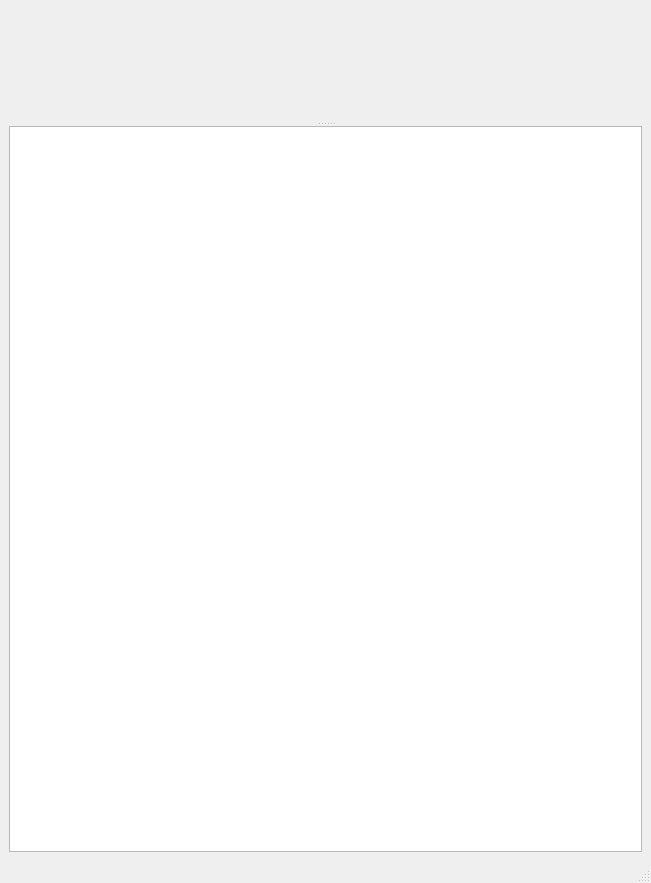
<?xml version="1.0" encoding="UTF-8"?>
<ui version="4.0">
 <class>QxrdTestScanWindowQwt</class>
 <widget class="QMainWindow" name="QxrdTestScanWindowQwt">
  <property name="geometry">
   <rect>
    <x>0</x>
    <y>0</y>
    <width>651</width>
    <height>883</height>
   </rect>
  </property>
  <property name="windowTitle">
   <string>MainWindow</string>
  </property>
  <widget class="QWidget" name="centralwidget">
   <layout class="QGridLayout" name="gridLayout">
    <item row="0" column="0">
     <widget class="QSplitter" name="splitter">
      <property name="orientation">
       <enum>Qt::Vertical</enum>
      </property>
      <widget class="QxrdTestScanPlotQwt" name="m_Graph" native="true"/>
      <widget class="QTextBrowser" name="m_Messages"/>
     </widget>
    </item>
   </layout>
  </widget>
  <widget class="QMenuBar" name="menubar">
   <property name="geometry">
    <rect>
     <x>0</x>
     <y>0</y>
     <width>651</width>
     <height>30</height>
    </rect>
   </property>
  </widget>
  <widget class="QStatusBar" name="statusbar"/>
 </widget>
 <customwidgets>
  <customwidget>
   <class>QxrdTestScanPlotQwt</class>
   <extends>QWidget</extends>
   <header>qxrdtestscanplotqwt.h</header>
   <container>1</container>
  </customwidget>
 </customwidgets>
 <resources/>
 <connections/>
</ui>
